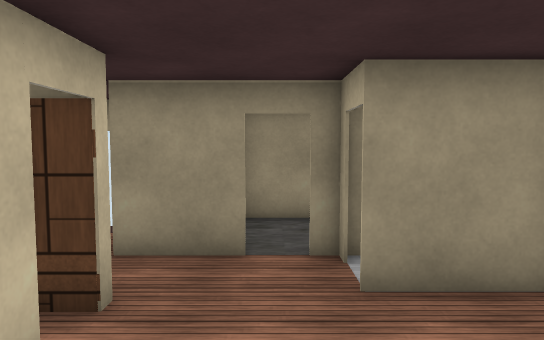
view 1 (above)

12 first-person views from a walk through a 3-D level made in the Unity game engine. The camera is 1.2 m above the floor, tilts 4° down and sees 70° across. Doors are open. The floor is counted in squares, 1 m on a side. Each view is taken from the middle of a square. On the plan, view 1 faces up. The plan holds only what a view shows up to about 15 squares ahead; the rest is blank. The player character is not drawn. Some surface patterns are stand-ins.

view 2
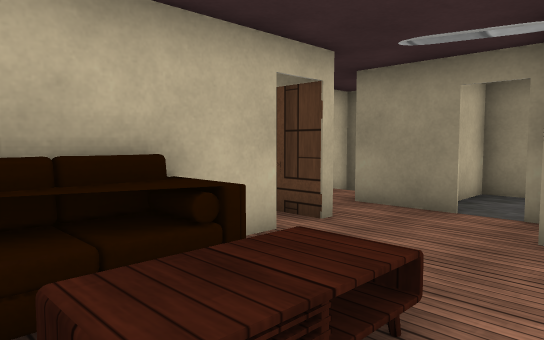

view 3
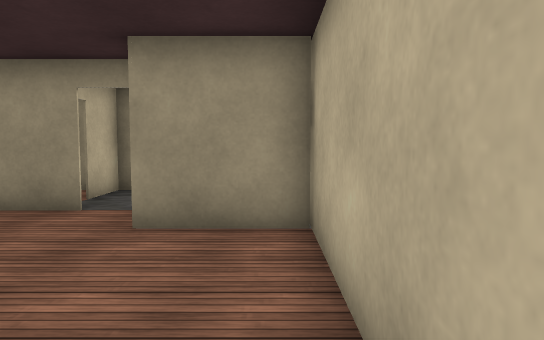

view 4
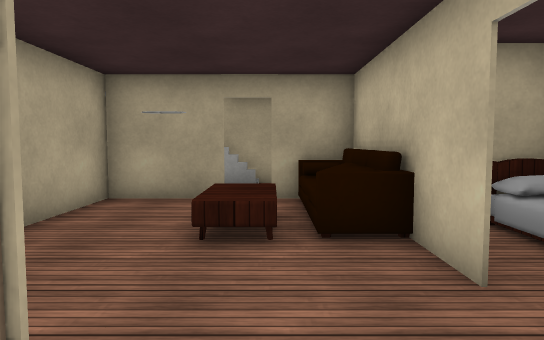

view 5
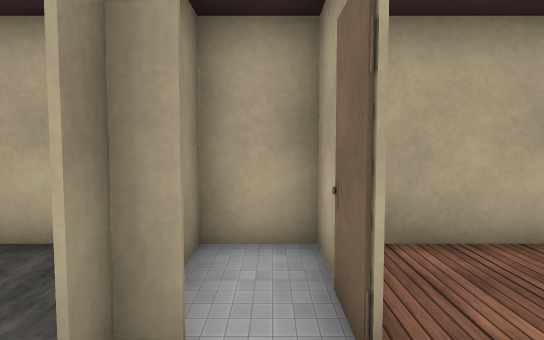

view 6
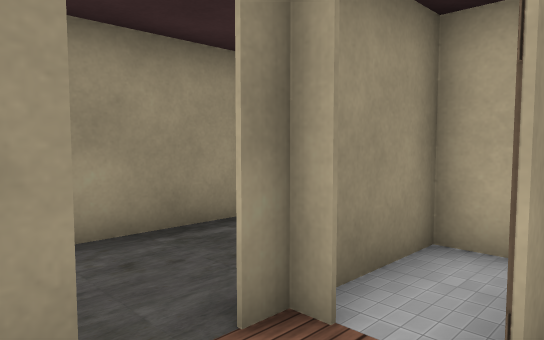

view 7
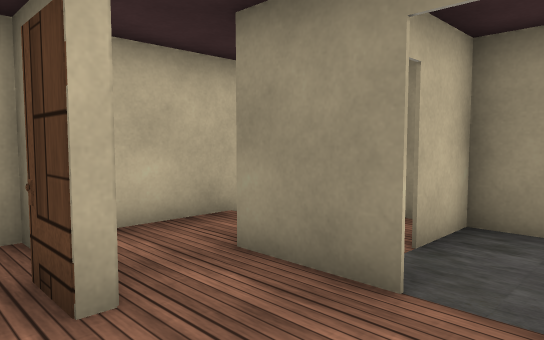

view 8
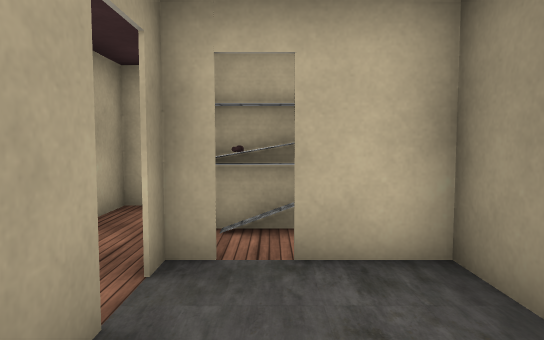

view 9
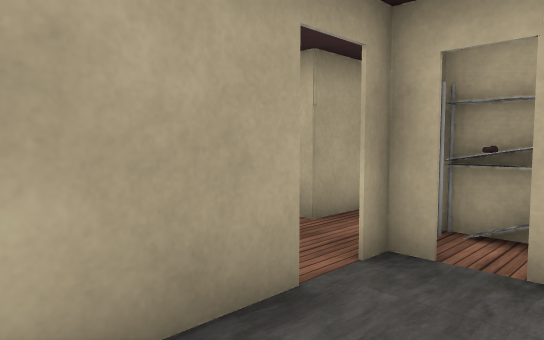

view 10
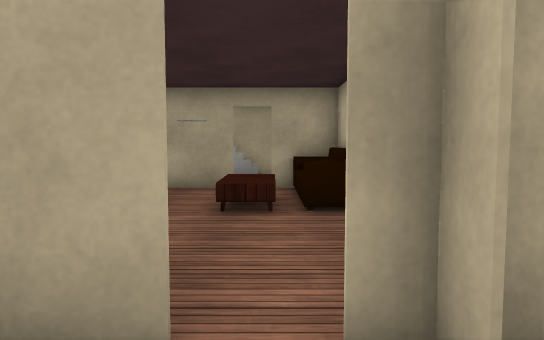

view 11
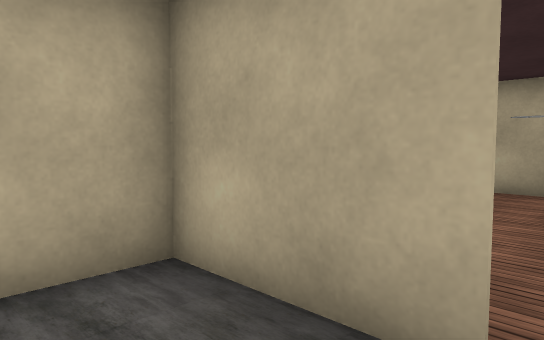

view 12
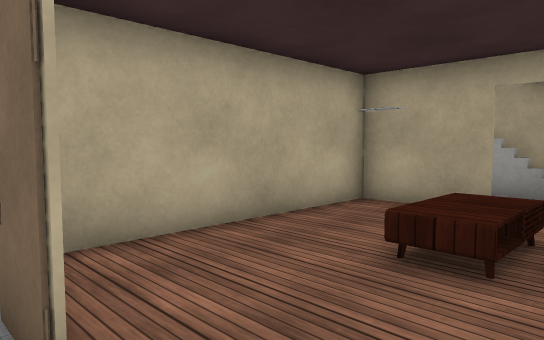

### Floor plan
Key: @ floor where view 1 was taken; # wall or solid block; . floor; / step, stairs or slope; D open door; ^ raised ledge; C cylinder; O other object.
Columns run from 4 left of view 1 to 4 right of it. Each row starts with its distance up from view 1.
  9 # #######
  8 DD##....#
  7 #. ^.D..#
  6 #.C#.D###
  5 #....D..#
  4 ###..####
  3   #.....#
  2   #.....#
  1   ##//..#
  0   # @/..#
 -1   #O....#
 -2   #######

Where each view was taken, in squares from view 1:
view 1: 0 up, 0 right, facing up
view 2: 1 down, 2 right, facing up-left
view 3: 1 down, 3 right, facing up
view 4: 6 up, 0 right, facing down
view 5: 5 up, 1 left, facing right
view 6: 4 up, 1 left, facing up-right
view 7: 3 up, 1 right, facing up-left
view 8: 7 up, 3 right, facing left
view 9: 8 up, 3 right, facing down-left
view 10: 8 up, 0 right, facing down
view 11: 8 up, 0 right, facing down-right
view 12: 5 up, 1 left, facing down-right
